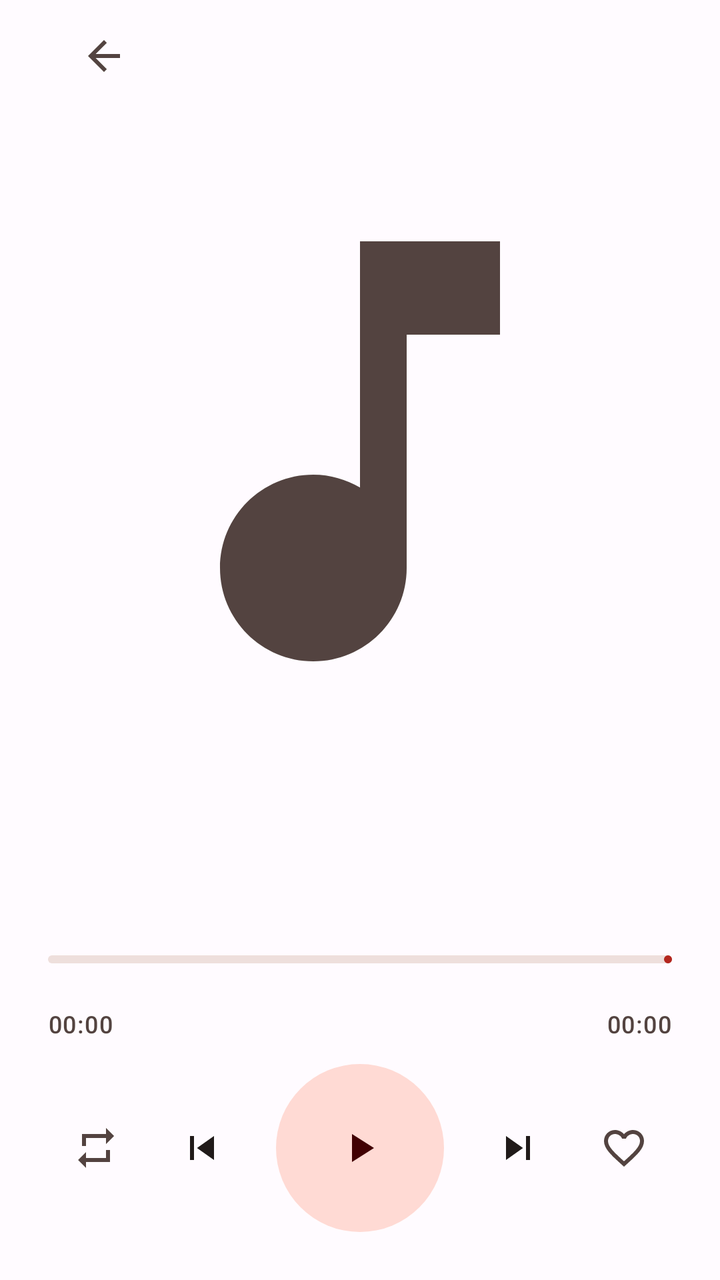
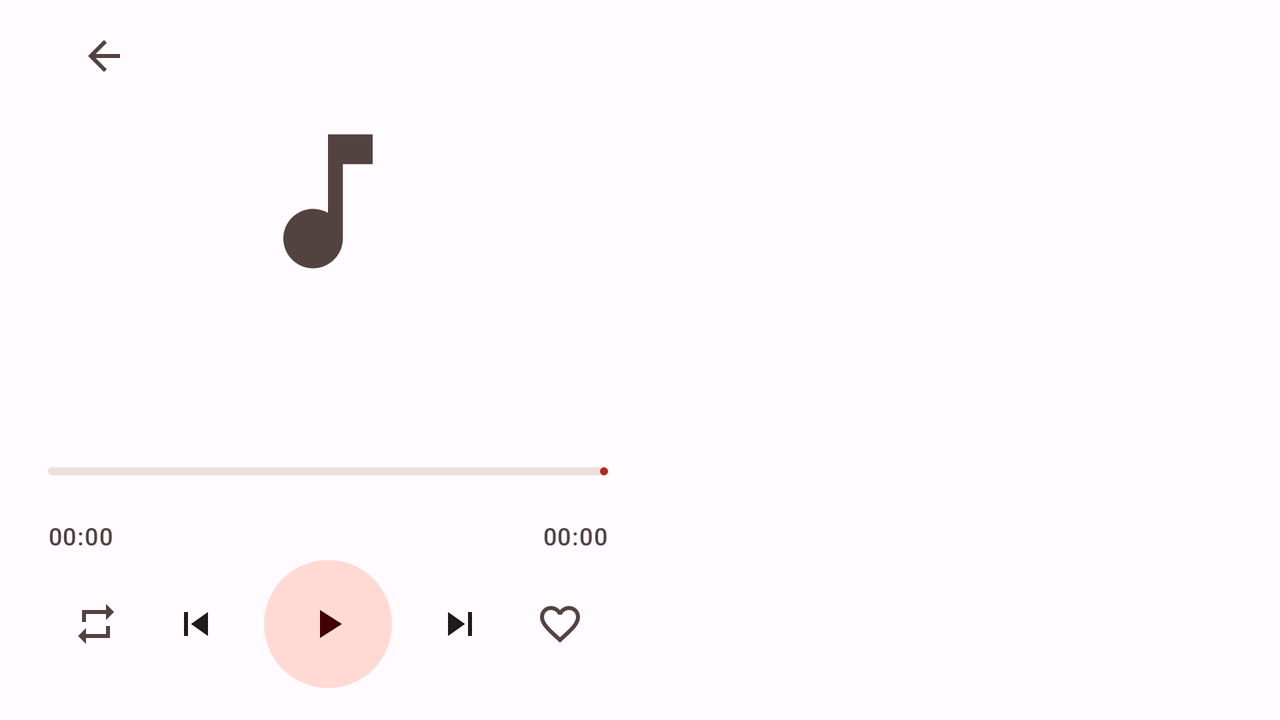

The same Android screen from two of the app's own layout files: first res/layout/ as a phone draws it, then the repository's variant for another configuration, drawn on a device whose configuration selects that folder. Both files follow.
<!-- AndroidManifest.xml: activity theme Theme.LiteMusic.Player -->
<!-- res/layout/activity_player.xml -->
<?xml version="1.0" encoding="utf-8"?>
<LinearLayout xmlns:android="http://schemas.android.com/apk/res/android"
    xmlns:app="http://schemas.android.com/apk/res-auto"
    android:layout_width="match_parent"
    android:layout_height="match_parent"
    android:background="?attr/colorSurface"
    android:fitsSystemWindows="true"
    android:orientation="vertical"
    android:paddingStart="24dp"
    android:paddingEnd="24dp">

    <LinearLayout
        android:layout_width="match_parent"
        android:layout_height="wrap_content"
        android:clipChildren="false"
        android:clipToPadding="false"
        android:gravity="center_vertical"
        android:minHeight="56dp"
        android:orientation="horizontal"
        android:padding="4dp">

        <ImageButton
            android:id="@+id/btn_back"
            android:layout_width="48dp"
            android:layout_height="48dp"
            android:background="@drawable/bg_circle_ripple"
            android:contentDescription="@null"
            android:src="@drawable/ic_back"
            android:tint="?attr/colorOnSurfaceVariant" />

        <View
            android:layout_width="0dp"
            android:layout_height="1dp"
            android:layout_weight="1" />

        
        <TextView
            android:id="@+id/btn_trans_toggle"
            android:layout_width="48dp"
            android:layout_height="48dp"
            android:background="@drawable/bg_circle_ripple"
            android:clickable="true"
            android:focusable="true"
            android:gravity="center"
            android:text="@string/btn_trans"
            android:textAppearance="@style/TextAppearance.Material3.LabelLarge"
            android:textColor="?attr/colorPrimary"
            android:visibility="gone" />
    </LinearLayout>

    <FrameLayout
        android:layout_width="match_parent"
        android:layout_height="0dp"
        android:layout_weight="1">

        <androidx.constraintlayout.widget.ConstraintLayout
            android:layout_width="match_parent"
            android:layout_height="match_parent"
            android:layout_margin="16dp">

            <com.google.android.material.imageview.ShapeableImageView
                android:id="@+id/cover"
                android:layout_width="0dp"
                android:layout_height="0dp"
                android:contentDescription="@null"
                android:scaleType="fitCenter"
                android:src="@drawable/ic_music_note"
                app:layout_constraintBottom_toBottomOf="parent"
                app:layout_constraintDimensionRatio="1:1"
                app:layout_constraintEnd_toEndOf="parent"
                app:layout_constraintStart_toStartOf="parent"
                app:layout_constraintTop_toTopOf="parent"
                app:shapeAppearanceOverlay="@style/ShapeAppearance.Lite.Rounded12" />
        </androidx.constraintlayout.widget.ConstraintLayout>

        <ScrollView
            android:id="@+id/lyric_scroll"
            android:layout_width="match_parent"
            android:layout_height="match_parent"
            android:fillViewport="true"
            android:scrollbars="none"
            android:visibility="gone">

            <LinearLayout
                android:id="@+id/lyric_container"
                android:layout_width="match_parent"
                android:layout_height="wrap_content"
                android:gravity="center"
                android:orientation="vertical" />
        </ScrollView>

        <TextView
            android:id="@+id/lyric_empty"
            android:layout_width="wrap_content"
            android:layout_height="wrap_content"
            android:layout_gravity="center"
            android:text="@string/no_lyric"
            android:textAppearance="@style/TextAppearance.Material3.BodyMedium"
            android:textColor="?attr/colorOnSurfaceVariant"
            android:visibility="gone" />
    </FrameLayout>

    
    <HorizontalScrollView
        android:id="@+id/song_name_scroll"
        android:layout_width="match_parent"
        android:layout_height="wrap_content"
        android:fillViewport="true"
        android:overScrollMode="never"
        android:scrollbars="none">

        <TextView
            android:id="@+id/song_name"
            android:layout_width="wrap_content"
            android:layout_height="wrap_content"
            android:gravity="center"
            android:maxLines="1"
            android:textAppearance="@style/TextAppearance.Material3.TitleLarge"
            android:textColor="?attr/colorOnSurface" />
    </HorizontalScrollView>

    
    <HorizontalScrollView
        android:id="@+id/song_artist_scroll"
        android:layout_width="match_parent"
        android:layout_height="wrap_content"
        android:layout_marginTop="4dp"
        android:fillViewport="true"
        android:overScrollMode="never"
        android:scrollbars="none">

        <TextView
            android:id="@+id/song_artist"
            android:layout_width="wrap_content"
            android:layout_height="wrap_content"
            android:background="?attr/selectableItemBackground"
            android:gravity="center"
            android:maxLines="1"
            android:paddingTop="2dp"
            android:paddingBottom="2dp"
            android:textAppearance="@style/TextAppearance.Material3.BodyMedium"
            android:textColor="?attr/colorOnSurfaceVariant" />
    </HorizontalScrollView>

    
    <FrameLayout
        android:layout_width="match_parent"
        android:layout_height="48dp"
        android:layout_marginTop="4dp">

        <com.google.android.material.progressindicator.LinearProgressIndicator
            android:id="@+id/seek"
            android:layout_width="match_parent"
            android:layout_height="4dp"
            android:layout_gravity="center_vertical"
            android:max="10000"
            android:progress="0"
            app:indicatorColor="?attr/colorPrimary"
            app:indicatorTrackGapSize="4dp"
            app:trackColor="?attr/colorSurfaceContainerHighest"
            app:trackCornerRadius="2dp"
            app:trackStopIndicatorSize="4dp"
            app:trackThickness="4dp" />

        <View
            android:id="@+id/seek_touch"
            android:layout_width="match_parent"
            android:layout_height="48dp" />
    </FrameLayout>

    <LinearLayout
        android:layout_width="match_parent"
        android:layout_height="wrap_content"
        android:orientation="horizontal">

        <TextView
            android:id="@+id/time_current"
            android:layout_width="0dp"
            android:layout_height="wrap_content"
            android:layout_weight="1"
            android:text="00:00"
            android:textAppearance="@style/TextAppearance.Material3.LabelMedium"
            android:textColor="?attr/colorOnSurfaceVariant" />

        <TextView
            android:id="@+id/time_total"
            android:layout_width="wrap_content"
            android:layout_height="wrap_content"
            android:text="00:00"
            android:textAppearance="@style/TextAppearance.Material3.LabelMedium"
            android:textColor="?attr/colorOnSurfaceVariant" />
    </LinearLayout>

    <LinearLayout
        android:layout_width="match_parent"
        android:layout_height="wrap_content"
        android:layout_marginTop="12dp"
        android:layout_marginBottom="24dp"
        android:gravity="center_vertical"
        android:orientation="horizontal">

        <ImageButton
            android:id="@+id/btn_mode"
            android:layout_width="48dp"
            android:layout_height="48dp"
            android:background="?attr/selectableItemBackgroundBorderless"
            android:contentDescription="@null"
            android:src="@drawable/ic_repeat"
            android:tint="?attr/colorOnSurfaceVariant" />

        <View
            android:layout_width="0dp"
            android:layout_height="1dp"
            android:layout_weight="1" />

        <ImageButton
            android:id="@+id/btn_prev"
            android:layout_width="56dp"
            android:layout_height="56dp"
            android:background="?attr/selectableItemBackgroundBorderless"
            android:contentDescription="@null"
            android:src="@drawable/ic_prev"
            android:tint="?attr/colorOnSurface" />

        <View
            android:layout_width="0dp"
            android:layout_height="1dp"
            android:layout_weight="1" />

        <FrameLayout
            android:layout_width="84dp"
            android:layout_height="84dp"
            android:layout_marginStart="8dp"
            android:layout_marginEnd="8dp">

            <View
                android:layout_width="match_parent"
                android:layout_height="match_parent"
                android:background="@drawable/bg_circle_primary" />

            <ImageButton
                android:id="@+id/btn_play"
                android:layout_width="match_parent"
                android:layout_height="match_parent"
                android:background="?attr/selectableItemBackgroundBorderless"
                android:contentDescription="@null"
                android:src="@drawable/ic_play"
                android:tint="?attr/colorOnPrimaryContainer" />
        </FrameLayout>

        <View
            android:layout_width="0dp"
            android:layout_height="1dp"
            android:layout_weight="1" />

        <ImageButton
            android:id="@+id/btn_next"
            android:layout_width="56dp"
            android:layout_height="56dp"
            android:background="?attr/selectableItemBackgroundBorderless"
            android:contentDescription="@null"
            android:src="@drawable/ic_next"
            android:tint="?attr/colorOnSurface" />

        <View
            android:layout_width="0dp"
            android:layout_height="1dp"
            android:layout_weight="1" />

        <ImageButton
            android:id="@+id/btn_like"
            android:layout_width="48dp"
            android:layout_height="48dp"
            android:background="?attr/selectableItemBackgroundBorderless"
            android:contentDescription="@null"
            android:src="@drawable/ic_heart"
            android:tint="?attr/colorOnSurfaceVariant" />
    </LinearLayout>
</LinearLayout>
<!-- resources referenced by this layout -->
<resources>
  <!-- drawable bg_circle_primary (drawable) -->
  <?xml version="1.0" encoding="utf-8"?>
  <shape xmlns:android="http://schemas.android.com/apk/res/android"
      android:shape="oval">
      
      <solid android:color="?attr/colorPrimaryContainer" />
  </shape>
  <!-- drawable bg_circle_ripple (drawable) -->
  <?xml version="1.0" encoding="utf-8"?>
  <ripple xmlns:android="http://schemas.android.com/apk/res/android"
      android:color="?attr/colorControlHighlight">
  
      <item android:id="@android:id/mask">
          <shape android:shape="oval">
              <solid android:color="#FFFFFFFF" />
          </shape>
      </item>
  </ripple>
  <!-- drawable ic_next (drawable) -->
  <vector xmlns:android="http://schemas.android.com/apk/res/android"
      android:width="24dp" android:height="24dp"
      android:viewportWidth="24" android:viewportHeight="24"
      android:tint="?attr/colorOnSurface">
      <path android:fillColor="@android:color/white" android:pathData="M6,18l8.5,-6L6,6v12zM16,6v12h2V6h-2z"/>
  </vector>
  <!-- drawable ic_play (drawable) -->
  <vector xmlns:android="http://schemas.android.com/apk/res/android"
      android:width="24dp" android:height="24dp"
      android:viewportWidth="24" android:viewportHeight="24"
      android:tint="?attr/colorOnPrimaryContainer">
      <path android:fillColor="@android:color/white" android:pathData="M8,5v14l11,-7z"/>
  </vector>
  <!-- drawable ic_prev (drawable) -->
  <vector xmlns:android="http://schemas.android.com/apk/res/android"
      android:width="24dp" android:height="24dp"
      android:viewportWidth="24" android:viewportHeight="24"
      android:tint="?attr/colorOnSurface">
      <path android:fillColor="@android:color/white" android:pathData="M6,6h2v12H6zM9.5,12l8.5,6V6z"/>
  </vector>
  <string name="btn_trans">译</string>
  <string name="no_lyric">暂无歌词</string>
  <style name="ShapeAppearance.Lite.Rounded12" parent="">
          <item name="cornerFamily">rounded</item>
          <item name="cornerSize">12dp</item>
      </style>
  <!-- from res/values-v27/ -->
  <style name="Theme.LiteMusic.Player" parent="Theme.LiteMusic.Base">
          <item name="android:statusBarColor">?attr/colorSurface</item>
          <item name="android:windowLightStatusBar">true</item>
          <item name="android:navigationBarColor">?attr/colorSurface</item>
          <item name="android:windowLightNavigationBar">true</item>
      </style>
  <color name="md_primary">#B3261E</color>
  <color name="md_on_primary">#FFFFFF</color>
  <color name="md_primary_container">#FFDAD4</color>
  <color name="md_on_primary_container">#410002</color>
  <color name="md_secondary">#775651</color>
  <color name="md_on_secondary">#FFFFFF</color>
  <color name="md_secondary_container">#FFDAD4</color>
  <color name="md_on_secondary_container">#2C1512</color>
  <color name="md_tertiary">#705C2E</color>
  <color name="md_on_tertiary">#FFFFFF</color>
  <color name="md_tertiary_container">#FBDFA6</color>
  <color name="md_on_tertiary_container">#251A00</color>
  <color name="md_error">#BA1A1A</color>
  <color name="md_on_error">#FFFFFF</color>
  <color name="md_error_container">#FFDAD6</color>
  <color name="md_on_error_container">#410002</color>
  <color name="md_surface">#FFFBFF</color>
  <color name="md_on_surface">#201A19</color>
  <color name="md_surface_variant">#F5DDDA</color>
  <color name="md_on_surface_variant">#534340</color>
  <color name="md_surface_container_lowest">#FFFFFF</color>
  <color name="md_surface_container_low">#FFF8F7</color>
  <color name="md_surface_container">#FAF0EE</color>
  <color name="md_surface_container_high">#F4E5E2</color>
  <color name="md_surface_container_highest">#EEDFDC</color>
  <color name="md_outline">#857371</color>
  <color name="md_outline_variant">#D8C2BE</color>
  <color name="md_inverse_surface">#362F2E</color>
  <color name="md_inverse_on_surface">#FBEEEC</color>
  <color name="md_inverse_primary">#FFB4A8</color>
  <!-- some entries are left out for length -->
</resources>
<!-- res/layout-land/activity_player.xml (the repository's variant of the layout above) -->
<!-- drawn on the phone turned sideways -->
<?xml version="1.0" encoding="utf-8"?>
<LinearLayout xmlns:android="http://schemas.android.com/apk/res/android"
    xmlns:app="http://schemas.android.com/apk/res-auto"
    android:layout_width="match_parent"
    android:layout_height="match_parent"
    android:background="?attr/colorSurface"
    android:fitsSystemWindows="true"
    android:orientation="horizontal">

    
    <LinearLayout
        android:layout_width="0dp"
        android:layout_height="match_parent"
        android:layout_weight="1"
        android:orientation="vertical"
        android:paddingStart="24dp"
        android:paddingEnd="16dp"
        android:paddingBottom="16dp">

        <LinearLayout
            android:layout_width="match_parent"
            android:layout_height="wrap_content"
            android:clipChildren="false"
            android:clipToPadding="false"
            android:gravity="center_vertical"
            android:minHeight="56dp"
            android:orientation="horizontal"
            android:padding="4dp">

            <ImageButton
                android:id="@+id/btn_back"
                android:layout_width="48dp"
                android:layout_height="48dp"
                android:background="@drawable/bg_circle_ripple"
                android:contentDescription="@null"
                android:src="@drawable/ic_back"
                android:tint="?attr/colorOnSurfaceVariant" />

            <View
                android:layout_width="0dp"
                android:layout_height="1dp"
                android:layout_weight="1" />

            <TextView
                android:id="@+id/btn_trans_toggle"
                android:layout_width="48dp"
                android:layout_height="48dp"
                android:background="@drawable/bg_circle_ripple"
                android:clickable="true"
                android:focusable="true"
                android:gravity="center"
                android:text="@string/btn_trans"
                android:textAppearance="@style/TextAppearance.Material3.LabelLarge"
                android:textColor="?attr/colorPrimary"
                android:visibility="gone" />
        </LinearLayout>

        <androidx.constraintlayout.widget.ConstraintLayout
            android:layout_width="match_parent"
            android:layout_height="0dp"
            android:layout_marginStart="16dp"
            android:layout_marginEnd="16dp"
            android:layout_weight="1">

            <com.google.android.material.imageview.ShapeableImageView
                android:id="@+id/cover"
                android:layout_width="0dp"
                android:layout_height="0dp"
                android:contentDescription="@null"
                android:scaleType="fitCenter"
                android:src="@drawable/ic_music_note"
                app:layout_constraintBottom_toBottomOf="parent"
                app:layout_constraintDimensionRatio="1:1"
                app:layout_constraintEnd_toEndOf="parent"
                app:layout_constraintStart_toStartOf="parent"
                app:layout_constraintTop_toTopOf="parent"
                app:shapeAppearanceOverlay="@style/ShapeAppearance.Lite.Rounded12" />
        </androidx.constraintlayout.widget.ConstraintLayout>

        
        <HorizontalScrollView
            android:id="@+id/song_name_scroll"
            android:layout_width="match_parent"
            android:layout_height="wrap_content"
            android:layout_marginTop="8dp"
            android:fillViewport="true"
            android:overScrollMode="never"
            android:scrollbars="none">

            <TextView
                android:id="@+id/song_name"
                android:layout_width="wrap_content"
                android:layout_height="wrap_content"
                android:gravity="center"
                android:maxLines="1"
                android:textAppearance="@style/TextAppearance.Material3.TitleLarge"
                android:textColor="?attr/colorOnSurface" />
        </HorizontalScrollView>

        <HorizontalScrollView
            android:id="@+id/song_artist_scroll"
            android:layout_width="match_parent"
            android:layout_height="wrap_content"
            android:layout_marginTop="2dp"
            android:fillViewport="true"
            android:overScrollMode="never"
            android:scrollbars="none">

            <TextView
                android:id="@+id/song_artist"
                android:layout_width="wrap_content"
                android:layout_height="wrap_content"
                android:background="?attr/selectableItemBackground"
                android:gravity="center"
                android:maxLines="1"
                android:paddingTop="2dp"
                android:paddingBottom="2dp"
                android:textAppearance="@style/TextAppearance.Material3.BodyMedium"
                android:textColor="?attr/colorOnSurfaceVariant" />
        </HorizontalScrollView>

        
        <FrameLayout
            android:layout_width="match_parent"
            android:layout_height="48dp"
            android:layout_marginTop="4dp">

            <com.google.android.material.progressindicator.LinearProgressIndicator
                android:id="@+id/seek"
                android:layout_width="match_parent"
                android:layout_height="4dp"
                android:layout_gravity="center_vertical"
                android:max="10000"
                android:progress="0"
                app:indicatorColor="?attr/colorPrimary"
                app:indicatorTrackGapSize="4dp"
                app:trackColor="?attr/colorSurfaceContainerHighest"
                app:trackCornerRadius="2dp"
                app:trackStopIndicatorSize="4dp"
                app:trackThickness="4dp" />

            <View
                android:id="@+id/seek_touch"
                android:layout_width="match_parent"
                android:layout_height="48dp" />
        </FrameLayout>

        <LinearLayout
            android:layout_width="match_parent"
            android:layout_height="wrap_content"
            android:orientation="horizontal">

            <TextView
                android:id="@+id/time_current"
                android:layout_width="0dp"
                android:layout_height="wrap_content"
                android:layout_weight="1"
                android:text="00:00"
                android:textAppearance="@style/TextAppearance.Material3.LabelMedium"
                android:textColor="?attr/colorOnSurfaceVariant" />

            <TextView
                android:id="@+id/time_total"
                android:layout_width="wrap_content"
                android:layout_height="wrap_content"
                android:text="00:00"
                android:textAppearance="@style/TextAppearance.Material3.LabelMedium"
                android:textColor="?attr/colorOnSurfaceVariant" />
        </LinearLayout>

        <LinearLayout
            android:layout_width="match_parent"
            android:layout_height="wrap_content"
            android:layout_marginTop="4dp"
            android:gravity="center_vertical"
            android:orientation="horizontal">

            <ImageButton
                android:id="@+id/btn_mode"
                android:layout_width="48dp"
                android:layout_height="48dp"
                android:background="?attr/selectableItemBackgroundBorderless"
                android:contentDescription="@null"
                android:src="@drawable/ic_repeat"
                android:tint="?attr/colorOnSurfaceVariant" />

            <View
                android:layout_width="0dp"
                android:layout_height="1dp"
                android:layout_weight="1" />

            <ImageButton
                android:id="@+id/btn_prev"
                android:layout_width="52dp"
                android:layout_height="52dp"
                android:background="?attr/selectableItemBackgroundBorderless"
                android:contentDescription="@null"
                android:src="@drawable/ic_prev"
                android:tint="?attr/colorOnSurface" />

            <View
                android:layout_width="0dp"
                android:layout_height="1dp"
                android:layout_weight="1" />

            <FrameLayout
                android:layout_width="64dp"
                android:layout_height="64dp"
                android:layout_marginStart="8dp"
                android:layout_marginEnd="8dp">

                <View
                    android:layout_width="match_parent"
                    android:layout_height="match_parent"
                    android:background="@drawable/bg_circle_primary" />

                <ImageButton
                    android:id="@+id/btn_play"
                    android:layout_width="match_parent"
                    android:layout_height="match_parent"
                    android:background="?attr/selectableItemBackgroundBorderless"
                    android:contentDescription="@null"
                    android:src="@drawable/ic_play"
                    android:tint="?attr/colorOnPrimaryContainer" />
            </FrameLayout>

            <View
                android:layout_width="0dp"
                android:layout_height="1dp"
                android:layout_weight="1" />

            <ImageButton
                android:id="@+id/btn_next"
                android:layout_width="52dp"
                android:layout_height="52dp"
                android:background="?attr/selectableItemBackgroundBorderless"
                android:contentDescription="@null"
                android:src="@drawable/ic_next"
                android:tint="?attr/colorOnSurface" />

            <View
                android:layout_width="0dp"
                android:layout_height="1dp"
                android:layout_weight="1" />

            <ImageButton
                android:id="@+id/btn_like"
                android:layout_width="48dp"
                android:layout_height="48dp"
                android:background="?attr/selectableItemBackgroundBorderless"
                android:contentDescription="@null"
                android:src="@drawable/ic_heart"
                android:tint="?attr/colorOnSurfaceVariant" />
        </LinearLayout>
    </LinearLayout>

    
    <FrameLayout
        android:layout_width="0dp"
        android:layout_height="match_parent"
        android:layout_weight="1"
        android:paddingStart="8dp"
        android:paddingEnd="32dp">

        <ScrollView
            android:id="@+id/lyric_scroll"
            android:layout_width="match_parent"
            android:layout_height="match_parent"
            android:fillViewport="true"
            android:scrollbars="none"
            android:visibility="gone">

            <LinearLayout
                android:id="@+id/lyric_container"
                android:layout_width="match_parent"
                android:layout_height="wrap_content"
                android:gravity="center"
                android:orientation="vertical" />
        </ScrollView>

        <TextView
            android:id="@+id/lyric_empty"
            android:layout_width="wrap_content"
            android:layout_height="wrap_content"
            android:layout_gravity="center"
            android:text="@string/no_lyric"
            android:textAppearance="@style/TextAppearance.Material3.BodyMedium"
            android:textColor="?attr/colorOnSurfaceVariant"
            android:visibility="gone" />
    </FrameLayout>
</LinearLayout>
